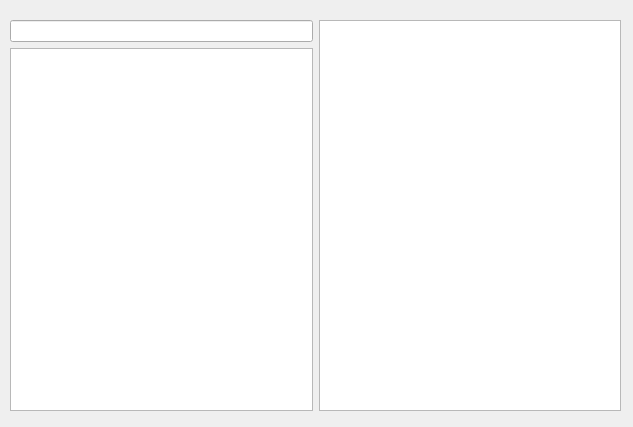
<?xml version="1.0" encoding="UTF-8"?>
<ui version="4.0">
 <class>ProductPage</class>
 <widget class="QWidget" name="ProductPage">
  <property name="geometry">
   <rect>
    <x>0</x>
    <y>0</y>
    <width>633</width>
    <height>427</height>
   </rect>
  </property>
  <property name="windowTitle">
   <string>Products</string>
  </property>
  <widget class="QWidget" name="layoutWidget">
   <property name="geometry">
    <rect>
     <x>10</x>
     <y>20</y>
     <width>611</width>
     <height>391</height>
    </rect>
   </property>
   <layout class="QHBoxLayout" name="horizontalLayout">
    <item>
     <layout class="QVBoxLayout" name="verticalLayout">
      <item>
       <widget class="QLineEdit" name="lineEdit"/>
      </item>
      <item>
       <widget class="QListView" name="listView"/>
      </item>
     </layout>
    </item>
    <item>
     <widget class="QGraphicsView" name="graphicsView"/>
    </item>
   </layout>
  </widget>
 </widget>
 <resources/>
 <connections/>
</ui>
